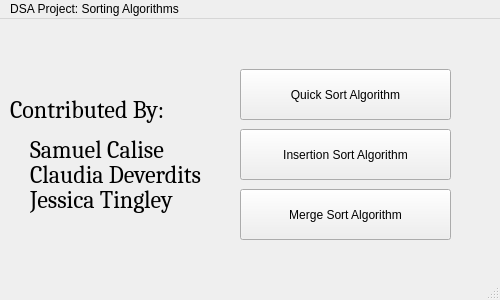
<?xml version="1.0" encoding="UTF-8"?>
<ui version="4.0">
 <class>MainWindow</class>
 <widget class="QMainWindow" name="MainWindow">
  <property name="geometry">
   <rect>
    <x>0</x>
    <y>0</y>
    <width>500</width>
    <height>300</height>
   </rect>
  </property>
  <property name="windowTitle">
   <string>MainWindow</string>
  </property>
  <widget class="QWidget" name="centralwidget">
   <widget class="QPushButton" name="quick_sort_button">
    <property name="geometry">
     <rect>
      <x>240</x>
      <y>50</y>
      <width>211</width>
      <height>51</height>
     </rect>
    </property>
    <property name="text">
     <string>Quick Sort Algorithm</string>
    </property>
   </widget>
   <widget class="QPushButton" name="insertion_sort_button">
    <property name="geometry">
     <rect>
      <x>240</x>
      <y>110</y>
      <width>211</width>
      <height>51</height>
     </rect>
    </property>
    <property name="text">
     <string>Insertion Sort Algorithm</string>
    </property>
   </widget>
   <widget class="QPushButton" name="merge_sort_button">
    <property name="geometry">
     <rect>
      <x>240</x>
      <y>170</y>
      <width>211</width>
      <height>51</height>
     </rect>
    </property>
    <property name="text">
     <string>Merge Sort Algorithm</string>
    </property>
   </widget>
   <widget class="QLabel" name="label">
    <property name="geometry">
     <rect>
      <x>10</x>
      <y>60</y>
      <width>181</width>
      <height>61</height>
     </rect>
    </property>
    <property name="font">
     <font>
      <family>Cambria</family>
      <pointsize>18</pointsize>
     </font>
    </property>
    <property name="text">
     <string>Contributed By:</string>
    </property>
   </widget>
   <widget class="QLabel" name="label_2">
    <property name="geometry">
     <rect>
      <x>30</x>
      <y>120</y>
      <width>151</width>
      <height>21</height>
     </rect>
    </property>
    <property name="font">
     <font>
      <family>Cambria</family>
      <pointsize>18</pointsize>
     </font>
    </property>
    <property name="text">
     <string>Samuel Calise</string>
    </property>
   </widget>
   <widget class="QLabel" name="label_3">
    <property name="geometry">
     <rect>
      <x>30</x>
      <y>140</y>
      <width>191</width>
      <height>31</height>
     </rect>
    </property>
    <property name="font">
     <font>
      <family>Cambria</family>
      <pointsize>18</pointsize>
     </font>
    </property>
    <property name="text">
     <string>Claudia Deverdits</string>
    </property>
   </widget>
   <widget class="QLabel" name="label_4">
    <property name="geometry">
     <rect>
      <x>30</x>
      <y>160</y>
      <width>161</width>
      <height>41</height>
     </rect>
    </property>
    <property name="font">
     <font>
      <family>Cambria</family>
      <pointsize>18</pointsize>
     </font>
    </property>
    <property name="text">
     <string>Jessica Tingley </string>
    </property>
   </widget>
  </widget>
  <widget class="QMenuBar" name="menubar">
   <property name="geometry">
    <rect>
     <x>0</x>
     <y>0</y>
     <width>500</width>
     <height>21</height>
    </rect>
   </property>
   <widget class="QMenu" name="menuDSA_Project_Sorting_Algorithms">
    <property name="title">
     <string>DSA Project: Sorting Algorithms</string>
    </property>
   </widget>
   <addaction name="menuDSA_Project_Sorting_Algorithms"/>
  </widget>
  <widget class="QStatusBar" name="statusbar"/>
 </widget>
 <resources/>
 <connections/>
</ui>
